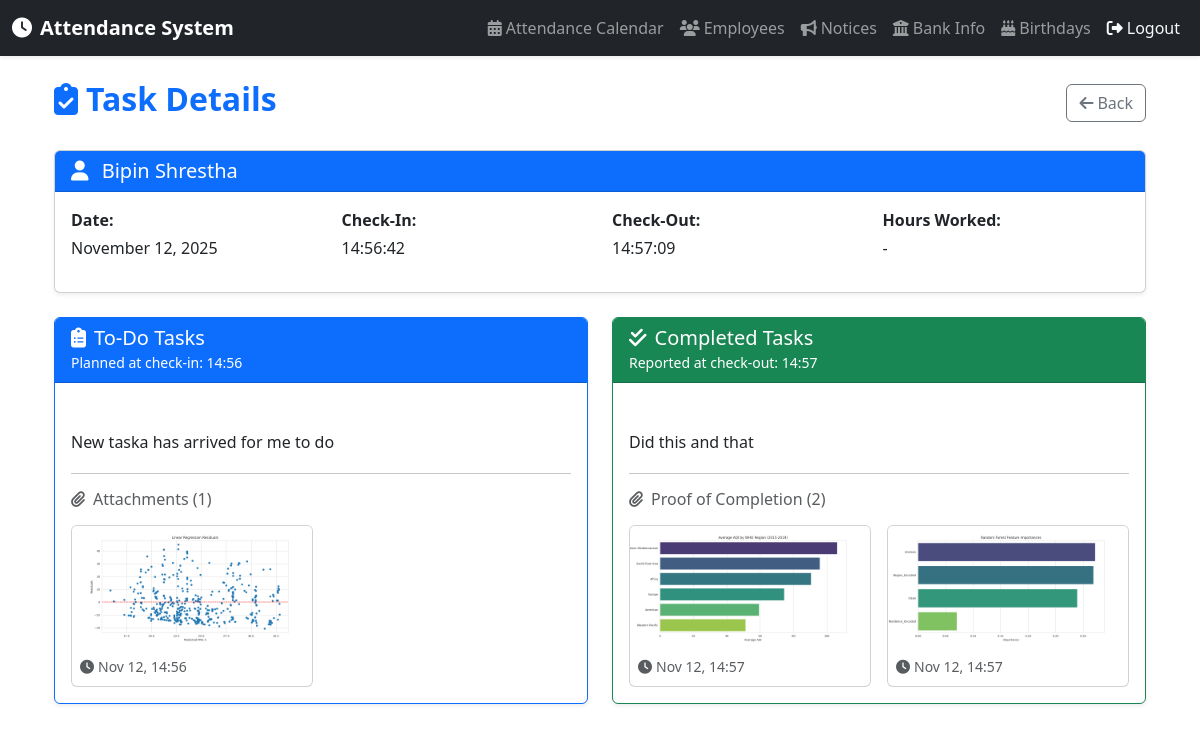
The app's page /task-detail/906/ (signed in) with its own data.
### attendance/models.py (models this page shows, shortened)
class Attendance(models.Model):
    employee = models.ForeignKey('Employee', on_delete=models.CASCADE)
    check_in = models.DateTimeField(null=True, blank=True)
    check_out = models.DateTimeField(null=True, blank=True)
    hours_worked = models.FloatField(null=True, blank=True)
    date = models.DateField(default=timezone.now)
    comments = models.TextField(blank=True, null=True)
    todo_tasks = models.TextField(blank=True, null=True, help_text="Tasks to do for the day (check-in)")
    completed_tasks = models.TextField(blank=True, null=True, help_text="Tasks completed (check-out)")
    status = models.CharField(max_length=10, default='Present', choices=[
        ('Present', 'Present'),
        ('Absent', 'Absent')
    ])
    def get_todo_attachments(self):
        return self.task_attachments.filter(task_type='todo')
    def get_completed_attachments(self):
        return self.task_attachments.filter(task_type='completed')

class Employee(models.Model):
    user = models.OneToOneField(User, on_delete=models.CASCADE)
    employee_id = models.CharField(max_length=10, unique=True)
    first_name = models.CharField(max_length=50)
    last_name = models.CharField(max_length=50)
    department = models.ForeignKey(Department, on_delete=models.SET_NULL, null=True)
    email = models.EmailField(unique=True)
    address = models.TextField(blank=True, null=True)
    position = models.CharField(max_length=100, blank=True, null=True)
    dob = models.DateField(blank=True, null=True)
    dob_nepali = models.CharField(max_length=10, blank=True, null=True)  # Format: YYYY/MM/DD in BS
    bank_account_number = models.CharField(max_length=50, blank=True, null=True)
    bank_name = models.CharField(max_length=100, blank=True, null=True)
    bank_account_holder_name = models.CharField(max_length=100, blank=True, null=True)
    photo = models.ImageField(upload_to='employee_photos/', blank=True, null=True)
    monthly_salary = models.DecimalField(
        max_digits=10, decimal_places=2, default=0.00,
        help_text="Monthly base salary in NPR")

class TaskAttachment(models.Model):
    TASK_TYPE_CHOICES = [
        ('todo', 'To-Do'),
        ('completed', 'Completed'),
    ]
    attendance = models.ForeignKey('Attendance', on_delete=models.CASCADE, related_name='task_attachments')
    task_type = models.CharField(max_length=10, choices=TASK_TYPE_CHOICES)
    image = models.ImageField(upload_to='task_attachments/%Y/%m/%d/')
    caption = models.CharField(max_length=200, blank=True, null=True)
    uploaded_at = models.DateTimeField(auto_now_add=True)
    class Meta:
        ordering = ['-uploaded_at']

### attendance/views.py (the view)
# urls.py: path('task-detail/<int:attendance_id>/', views.task_detail, name='task_detail'),
@login_required
def task_detail(request, attendance_id):
    attendance = get_object_or_404(Attendance, id=attendance_id)
    if not (request.user.is_superuser or attendance.employee.user == request.user):
        messages.error(request, "You don't have permission to view this.")
        return redirect('dashboard')
    todo_attachments = attendance.get_todo_attachments()
    completed_attachments = attendance.get_completed_attachments()
    return render(request, 'attendance/tasks/task_detail.html', {
        'attendance': attendance,
        'todo_attachments': todo_attachments,
        'completed_attachments': completed_attachments,
    })

### attendance/templatetags/attendance_tags.py (called while the page is built, shortened)
@register.filter
def format_hours(value):
    if value is None:
        return "-"
    hours = int(value)
    minutes = int((value - hours) * 60)
    if hours == 0 and minutes == 0:
        return "-"

### attendance/templates/attendance/tasks/task_detail.html (shortened to what this page needs)
{% extends 'attendance/base.html' %}
{% load attendance_tags %}
{% block content %}
<div class="container">
    <div class="d-flex justify-content-between align-items-center mb-4">
        <h2 class="fw-bold text-primary">
            <i class="fas fa-clipboard-check me-2"></i>Task Details
        </h2>
        <a href="{% url 'dashboard' %}" class="btn btn-outline-secondary">
            <i class="fas fa-arrow-left me-1"></i>Back
        </a>
    </div>
    <div class="card shadow-sm mb-4">
        <div class="card-header bg-primary text-white">
            <h5 class="mb-0">
                <i class="fas fa-user me-2"></i>
                {{ attendance.employee.first_name }} {{ attendance.employee.last_name }}
            </h5>
        </div>
        <div class="card-body">
            <div class="row">
                <div class="col-md-3">
                    <p class="mb-1"><strong>Date:</strong></p>
                    <p>{{ attendance.date|date:"F d, Y" }}</p>
                </div>
                <div class="col-md-3">
                    <p class="mb-1"><strong>Check-In:</strong></p>
                    <p>{{ attendance.check_in|date:"H:i:s"|default:"-" }}</p>
                </div>
                <div class="col-md-3">
                    <p class="mb-1"><strong>Check-Out:</strong></p>
                    <p>{{ attendance.check_out|date:"H:i:s"|default:"-" }}</p>
                </div>
                <div class="col-md-3">
                    <p class="mb-1"><strong>Hours Worked:</strong></p>
                    <p>{{ attendance.hours_worked|format_hours }}</p>
                </div>
            </div>
        </div>
    </div>
    <div class="row">
        <div class="col-lg-6 mb-4">
            <div class="card shadow-sm border-primary h-100">
                <div class="card-header bg-primary text-white">
                    <h5 class="mb-0">
                        <i class="fas fa-clipboard-list me-2"></i>To-Do Tasks
                    </h5>
                    <small>Planned at check-in: {{ attendance.check_in|date:"H:i"|default:"-" }}</small>
                </div>
                <div class="card-body">
                    {% if attendance.todo_tasks %}
                        <div class="mb-3" style="white-space: pre-line; line-height: 1.8;">
                            {{ attendance.todo_tasks }}
                        </div>
                        {% if todo_attachments %}
                        <hr>
                        <h6 class="text-muted mb-3">
                            <i class="fas fa-paperclip me-2"></i>Attachments ({{ todo_attachments|length }})
                        </h6>
                        <div class="row g-3">
                            {% for attachment in todo_attachments %}
                            <div class="col-md-6 col-sm-6">
                                <div class="card">
                                    <a href="{{ attachment.image.url }}" target="_blank">
                                        <img src="{{ attachment.image.url }}" class="card-img-top" alt="To-Do Attachment">
                                    </a>
                                    <div class="card-body p-2">
                                        <small class="text-muted">
                                            <i class="fas fa-clock me-1"></i>{{ attachment.uploaded_at|date:"M d, H:i" }}
                                        </small>
                                    </div>
                                </div>
                            </div>
                            {% endfor %}
                        </div>
                        {% endif %}
                    {% else %}
                        <div class="alert alert-warning mb-0">
                            <i class="fas fa-info-circle me-2"></i>No tasks were specified
                        </div>
                    {% endif %}
                </div>
            </div>
        </div>
        <div class="col-lg-6 mb-4">
            <div class="card shadow-sm border-success h-100">
                <div class="card-header bg-success text-white">
                    <h5 class="mb-0">
                        <i class="fas fa-check-double me-2"></i>Completed Tasks
                    </h5>
                    {% if attendance.check_out %}
                        <small>Reported at check-out: {{ attendance.check_out|date:"H:i" }}</small>
                    {% else %}
                        <small class="text-warning">Pending check-out</small>
                    {% endif %}
                </div>
                <div class="card-body">
                    {% if attendance.completed_tasks %}
                        <div class="mb-3" style="white-space: pre-line; line-height: 1.8;">
                            {{ attendance.completed_tasks }}
                        </div>
                        {% if completed_attachments %}
                        <hr>
                        <h6 class="text-muted mb-3">
                            <i class="fas fa-paperclip me-2"></i>Proof of Completion ({{ completed_attachments|length }})
                        </h6>
                        <div class="row g-3">
                            {% for attachment in completed_attachments %}
                            <div class="col-md-6 col-sm-6">
                                <div class="card">
                                    <a href="{{ attachment.image.url }}" target="_blank">
                                        <img src="{{ attachment.image.url }}" class="card-img-top" alt="Completed Attachment">
                                    </a>
                                    <div class="card-body p-2">
                                        <small class="text-muted">
                                            <i class="fas fa-clock me-1"></i>{{ attachment.uploaded_at|date:"M d, H:i" }}
                                        </small>
                                    </div>
                                </div>
                            </div>
                            {% endfor %}
                        </div>
                        {% endif %}
                    {% endif %}
                </div>
            </div>
        </div>
    </div>
</div>
{% endblock %}

### attendance/templates/attendance/base.html (style rules this page uses)
body { min-height: 100vh; display: flex; flex-direction: column; }
.container { flex: 1; }

### attendance/templates/attendance/tasks/task_detail.html (style rules this page uses)
.card-img-top { cursor: pointer; transition: transform 0.2s; }

### records on screen
Attendance: employee.first_name "Bipin", employee.last_name "Shrestha", date "November 12, 2025", check_in "14:56:42", check_out "14:57:09", hours_worked "-", check_in "14:56", todo_tasks "New taska has arrived for me to do", check_out "14:57", completed_tasks "Did this and that"
TaskAttachment: image (picture), uploaded_at "Nov 12, 14:56"
TaskAttachment: image (picture), uploaded_at "Nov 12, 14:57"
TaskAttachment: image (picture), uploaded_at "Nov 12, 14:57"

### other values on screen
{{ todo_attachments|length }} "1"
{{ completed_attachments|length }} "2"
